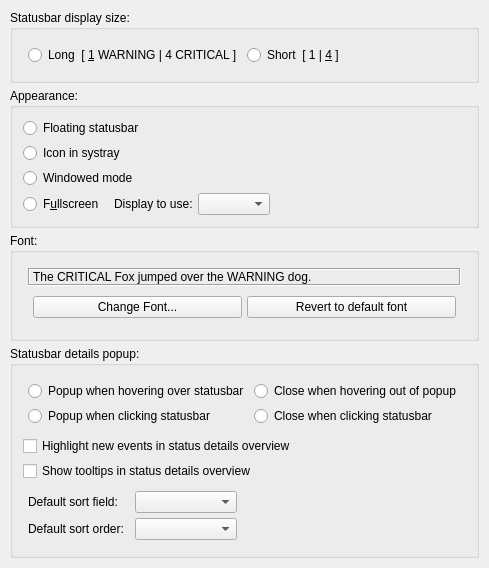
     <widget class="QWidget" name="tab_display">
      <attribute name="title">
       <string>Display</string>
      </attribute>
      <layout class="QGridLayout" name="gridLayout_2">
       <property name="leftMargin">
        <number>10</number>
       </property>
       <property name="topMargin">
        <number>10</number>
       </property>
       <property name="rightMargin">
        <number>10</number>
       </property>
       <property name="bottomMargin">
        <number>10</number>
       </property>
       <property name="spacing">
        <number>5</number>
       </property>
       <item row="0" column="0">
        <widget class="QGroupBox" name="groupbox_display_size">
         <property name="title">
          <string>Statusbar display size:</string>
         </property>
         <layout class="QHBoxLayout" name="horizontalLayout_5">
          <property name="spacing">
           <number>5</number>
          </property>
          <property name="leftMargin">
           <number>10</number>
          </property>
          <property name="topMargin">
           <number>10</number>
          </property>
          <property name="rightMargin">
           <number>10</number>
          </property>
          <property name="bottomMargin">
           <number>10</number>
          </property>
          <item>
           <layout class="QGridLayout" name="gridLayout_14">
            <property name="leftMargin">
             <number>5</number>
            </property>
            <property name="topMargin">
             <number>5</number>
            </property>
            <property name="rightMargin">
             <number>5</number>
            </property>
            <property name="bottomMargin">
             <number>5</number>
            </property>
            <property name="spacing">
             <number>5</number>
            </property>
            <item row="0" column="1">
             <widget class="QRadioButton" name="input_radiobutton_short_display">
              <property name="text">
               <string>Short  [ 1 | &amp;4 ]</string>
              </property>
             </widget>
            </item>
            <item row="0" column="0">
             <widget class="QRadioButton" name="input_radiobutton_long_display">
              <property name="text">
               <string>Long  [ &amp;1 WARNING | 4 CRITICAL ]</string>
              </property>
             </widget>
            </item>
           </layout>
          </item>
         </layout>
        </widget>
       </item>
       <item row="10" column="0">
        <spacer name="verticalSpacer_4">
         <property name="orientation">
          <enum>Qt::Vertical</enum>
         </property>
         <property name="sizeHint" stdset="0">
          <size>
           <width>0</width>
           <height>0</height>
          </size>
         </property>
        </spacer>
       </item>
       <item row="9" column="0">
        <widget class="QGroupBox" name="groupbox_detailed_summary_popup">
         <property name="title">
          <string>Statusbar details popup:</string>
         </property>
         <layout class="QGridLayout" name="gridLayout_3">
          <property name="leftMargin">
           <number>10</number>
          </property>
          <property name="topMargin">
           <number>10</number>
          </property>
          <property name="rightMargin">
           <number>10</number>
          </property>
          <property name="bottomMargin">
           <number>10</number>
          </property>
          <property name="spacing">
           <number>5</number>
          </property>
          <item row="0" column="0" rowspan="2" colspan="2">
           <layout class="QGridLayout" name="gridLayout_13">
            <property name="leftMargin">
             <number>5</number>
            </property>
            <property name="topMargin">
             <number>5</number>
            </property>
            <property name="rightMargin">
             <number>5</number>
            </property>
            <property name="bottomMargin">
             <number>5</number>
            </property>
            <property name="spacing">
             <number>5</number>
            </property>
            <item row="1" column="0">
             <widget class="QRadioButton" name="input_radiobutton_popup_details_clicking">
              <property name="text">
               <string>Popup when clicking statusbar</string>
              </property>
              <attribute name="buttonGroup">
               <string notr="true">buttongroup_popup_statuswindow</string>
              </attribute>
             </widget>
            </item>
            <item row="0" column="0">
             <widget class="QRadioButton" name="input_radiobutton_popup_details_hover">
              <property name="text">
               <string>Popup when hovering over statusbar</string>
              </property>
              <attribute name="buttonGroup">
               <string notr="true">buttongroup_popup_statuswindow</string>
              </attribute>
             </widget>
            </item>
            <item row="0" column="1">
             <widget class="QRadioButton" name="input_radiobutton_close_details_hover">
              <property name="text">
               <string>Close when hovering out of popup</string>
              </property>
              <attribute name="buttonGroup">
               <string notr="true">buttongroup_close_statusbar</string>
              </attribute>
             </widget>
            </item>
            <item row="1" column="1">
             <widget class="QRadioButton" name="input_radiobutton_close_details_clicking">
              <property name="text">
               <string>Close when clicking statusbar</string>
              </property>
              <attribute name="buttonGroup">
               <string notr="true">buttongroup_close_statusbar</string>
              </attribute>
             </widget>
            </item>
           </layout>
          </item>
          <item row="6" column="0" colspan="2">
           <widget class="QCheckBox" name="input_checkbox_highlight_new_events">
            <property name="text">
             <string>Highlight new events in status details overview</string>
            </property>
           </widget>
          </item>
          <item row="7" column="0" colspan="2">
           <widget class="QCheckBox" name="input_checkbox_show_tooltips">
            <property name="text">
             <string>Show tooltips in status details overview</string>
            </property>
           </widget>
          </item>
          <item row="8" column="0">
           <layout class="QGridLayout" name="gridLayout_15">
            <property name="leftMargin">
             <number>5</number>
            </property>
            <property name="topMargin">
             <number>5</number>
            </property>
            <property name="rightMargin">
             <number>5</number>
            </property>
            <property name="bottomMargin">
             <number>5</number>
            </property>
            <property name="spacing">
             <number>5</number>
            </property>
            <item row="0" column="1">
             <widget class="QComboBox" name="input_combobox_default_sort_field"/>
            </item>
            <item row="0" column="0">
             <widget class="QLabel" name="label_default_sort_field">
              <property name="text">
               <string>Default sort field:</string>
              </property>
             </widget>
            </item>
            <item row="1" column="0">
             <widget class="QLabel" name="label_default_sort_order">
              <property name="text">
               <string>Default sort order:</string>
              </property>
             </widget>
            </item>
            <item row="1" column="1">
             <widget class="QComboBox" name="input_combobox_default_sort_order"/>
            </item>
           </layout>
          </item>
         </layout>
        </widget>
       </item>
       <item row="2" column="0">
        <widget class="QGroupBox" name="groupbox_appearance">
         <property name="title">
          <string>Appearance:</string>
         </property>
         <layout class="QGridLayout" name="gridLayout_17">
          <property name="leftMargin">
           <number>10</number>
          </property>
          <property name="topMargin">
           <number>10</number>
          </property>
          <property name="rightMargin">
           <number>10</number>
          </property>
          <property name="bottomMargin">
           <number>10</number>
          </property>
          <property name="spacing">
           <number>5</number>
          </property>
          <item row="3" column="0">
           <layout class="QHBoxLayout" name="horizontalLayout_16">
            <property name="spacing">
             <number>5</number>
            </property>
            <property name="leftMargin">
             <number>0</number>
            </property>
            <property name="topMargin">
             <number>0</number>
            </property>
            <property name="rightMargin">
             <number>0</number>
            </property>
            <property name="bottomMargin">
             <number>0</number>
            </property>
            <item>
             <widget class="QRadioButton" name="input_radiobutton_fullscreen">
              <property name="text">
               <string>F&amp;ullscreen</string>
              </property>
             </widget>
            </item>
            <item>
             <layout class="QHBoxLayout" name="horizontalLayout_17">
              <property name="spacing">
               <number>5</number>
              </property>
              <property name="leftMargin">
               <number>5</number>
              </property>
              <property name="topMargin">
               <number>0</number>
              </property>
              <property name="rightMargin">
               <number>5</number>
              </property>
              <property name="bottomMargin">
               <number>0</number>
              </property>
              <item>
               <widget class="QLabel" name="label_fullscreen_display">
                <property name="text">
                 <string>Display to use:</string>
                </property>
               </widget>
              </item>
              <item>
               <widget class="QComboBox" name="input_combobox_fullscreen_display"/>
              </item>
              <item>
               <spacer name="horizontalSpacer_6">
                <property name="orientation">
                 <enum>Qt::Horizontal</enum>
                </property>
                <property name="sizeHint" stdset="0">
                 <size>
                  <width>40</width>
                  <height>20</height>
                 </size>
                </property>
               </spacer>
              </item>
             </layout>
            </item>
           </layout>
          </item>
          <item row="1" column="0">
           <widget class="QRadioButton" name="input_radiobutton_icon_in_systray">
            <property name="text">
             <string>Icon in systray</string>
            </property>
           </widget>
          </item>
          <item row="0" column="0">
           <widget class="QRadioButton" name="input_radiobutton_statusbar_floating">
            <property name="text">
             <string>Floating statusbar</string>
            </property>
           </widget>
          </item>
          <item row="2" column="0">
           <widget class="QRadioButton" name="input_radiobutton_windowed">
            <property name="text">
             <string>Windowed mode</string>
            </property>
           </widget>
          </item>
         </layout>
        </widget>
       </item>
       <item row="3" column="0">
        <widget class="QGroupBox" name="groupbox_font">
         <property name="title">
          <string>Font:</string>
         </property>
         <layout class="QVBoxLayout" name="verticalLayout_3">
          <property name="spacing">
           <number>5</number>
          </property>
          <property name="leftMargin">
           <number>10</number>
          </property>
          <property name="topMargin">
           <number>10</number>
          </property>
          <property name="rightMargin">
           <number>10</number>
          </property>
          <property name="bottomMargin">
           <number>10</number>
          </property>
          <item>
           <layout class="QVBoxLayout" name="verticalLayout_13">
            <property name="spacing">
             <number>5</number>
            </property>
            <property name="leftMargin">
             <number>5</number>
            </property>
            <property name="topMargin">
             <number>5</number>
            </property>
            <property name="rightMargin">
             <number>5</number>
            </property>
            <property name="bottomMargin">
             <number>5</number>
            </property>
            <item>
             <widget class="QLabel" name="label_font">
              <property name="frameShape">
               <enum>QFrame::Box</enum>
              </property>
              <property name="frameShadow">
               <enum>QFrame::Sunken</enum>
              </property>
              <property name="text">
               <string>The CRITICAL Fox jumped over the WARNING dog.</string>
              </property>
              <property name="wordWrap">
               <bool>true</bool>
              </property>
             </widget>
            </item>
            <item>
             <layout class="QHBoxLayout" name="horizontalLayout_6">
              <property name="leftMargin">
               <number>5</number>
              </property>
              <property name="topMargin">
               <number>5</number>
              </property>
              <property name="rightMargin">
               <number>5</number>
              </property>
              <property name="bottomMargin">
               <number>5</number>
              </property>
              <item>
               <widget class="QPushButton" name="button_fontchooser">
                <property name="text">
                 <string>Change Font...</string>
                </property>
               </widget>
              </item>
              <item>
               <widget class="QPushButton" name="button_default_font">
                <property name="text">
                 <string>Revert to default font</string>
                </property>
               </widget>
              </item>
             </layout>
            </item>
           </layout>
          </item>
         </layout>
        </widget>
       </item>
      </layout>
     </widget>
